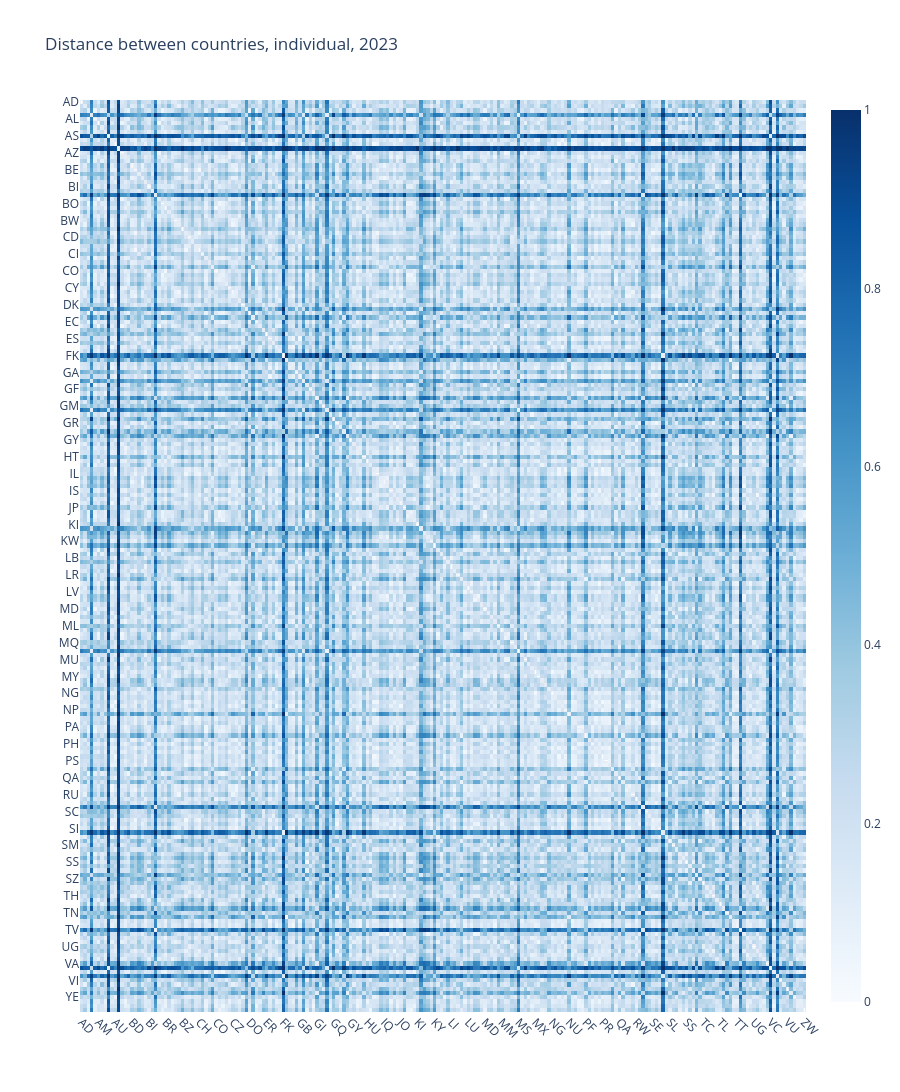

Here is the notebook cell this chart was saved with:
### Code cell
# y_labels = df_cs.sum(axis=1).sort_values(ascending=False).index.to_list()
y_labels = df_dist.index.to_list()
uf.plotly_heatmap(
    df_dist.loc[y_labels],
    x_labels=df_dist.columns,
    y_labels=y_labels,
    z_min=0, z_max=1,
    colorscale="non-symmetrical",
    x_type="country",
    y_type="country",
    title=f"Distance between countries, {mode[:-1]}, {year}",
)

### Figure 1 — Plotly figure (JSON) as saved in the notebook; plotly's stock layout.template omitted (floating-point values rounded to 4 significant figures; data arrays with more than 128 entries replaced by an {"elided": "..."} marker saying what was removed)
{"data": [{"colorscale": [[0.0, "rgb(247,251,255)"], [0.125, "rgb(222,235,247)"], [0.25, "rgb(198,219,239)"], [0.375, "rgb(158,202,225)"], [0.5, "rgb(107,174,214)"], [0.625, "rgb(66,146,198)"], [0.75, "rgb(33,113,181)"], [0.875, "rgb(8,81,156)"], [1.0, "rgb(8,48,107)"]], "customdata": {"elided": "216x216x2 str values"}, "hovertemplate": "<b>X: </b>%{customdata[0]}<br><b>Y: </b>%{customdata[1]}<br><b>Z: </b> %{z:.3f}<br><extra></extra>", "x": {"elided": "216 str values"}, "y": {"elided": "216 str values"}, "z": {"elided": "216x216 float values"}, "zmax": 1, "zmin": 0, "type": "heatmap"}], "layout": {"xaxis": {"tickangle": 45, "automargin": true}, "yaxis": {"autorange": "reversed", "automargin": true}, "title": {"text": "Distance between countries, individual, 2023"}, "height": 4320}}
